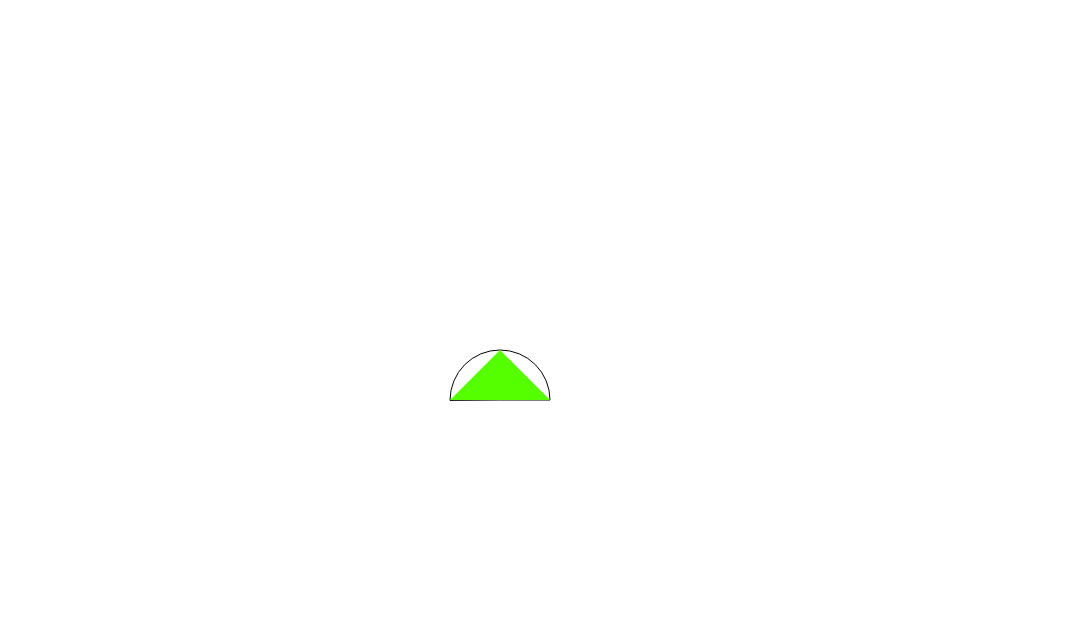
Frame 1 (no input)
Frame 60 (no input): identical to frame 1, image omitted
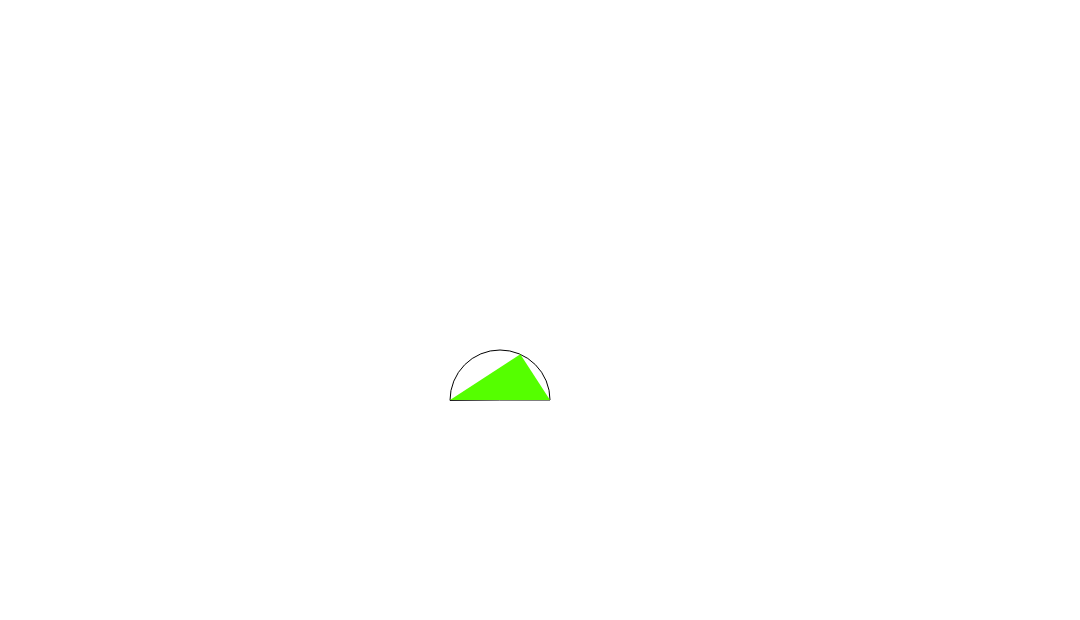
Frame 120 (the mouse pressed at the canvas centre since frame 60)

The p5.js sketch that drew these frames (run headless with seeded random() and noise() and a simulated clock; from frame 60 on, the mouse is pressed at the canvas centre):

// p5.js sketch
// ── sketch.js
class Square {
  constructor(point1, point2, down_point, len) {
    this.len = len;
    this.point1 = point1;
    this.point2 = point2;
    this.unit_up = p5.Vector.div(p5.Vector.sub(point2,down_point),
    p5.Vector.dist(point2,down_point));
    this.calc_points();
  }

  calc_points() {
    let up = p5.Vector.mult(this.unit_up, this.len);
    this.point3 = p5.Vector.add(this.point2, up);
    this.point4 = p5.Vector.add(this.point1, up);
  }

  show(color) {

    fill(color);
    noStroke();
    beginShape();

    vertex(this.point1.x, this.point1.y);
    vertex(this.point2.x, this.point2.y);
    vertex(this.point3.x, this.point3.y);
    vertex(this.point4.x, this.point4.y);

    endShape();
  }

  grow(len) {
    this.len += len;
    this.calc_points();
  }

  calcArea() {
    //assume rectangle
    return this.len*p5.Vector.dist(this.point1, this.point2);
  }
}

class Triangle {
  constructor(point1, point2, point3) {
    this.point1 = point1;
    this.point2 = point2;
    this.point3 = point3;
    this.done = false;
  }

  show(color) {
    fill(color);
    noStroke();
    beginShape();

    vertex(this.point1.x, this.point1.y);
    vertex(this.point2.x, this.point2.y);
    vertex(this.point3.x, this.point3.y);

    endShape();
  }

  grow(len) {
    let up = p5.Vector.sub(this.point2, this.point1).rotate(-HALF_PI);
    if (up.mag()>precision) {
      let unit_up = p5.Vector.div(up, p5.Vector.dist(this.point1, this.point2));
      this.point3.add(p5.Vector.mult(unit_up, len));
    }
    else {
      this.done = true;
    }
  }

  isRight() {
    let hyp = p5.Vector.dist(this.point1, this.point2);
    let opp = p5.Vector.dist(this.point2, this.point3);
    let adj = p5.Vector.dist(this.point3, this.point1);
    return Math.pow(hyp, 2) <= Math.pow(opp, 2) + Math.pow(adj, 2);
  }
}

class TreeNode extends Triangle {
  constructor(point1, point2, ratio, show_triangle) {
    let point3 = p5.Vector.sub(point2, point1).normalize().mult(
      p5.Vector.dist(point1, point2)*ratio).add(point1);
    super(point1, point2, point3);
    this.ratio = ratio;
    this.branches = [];
    this.children = [];
    this.show_triangle = show_triangle;
  }

  grow() {
    if (!super.isRight()) {
      super.grow(1);
    }
    else if (this.branches[0] instanceof Square && this.branches[1] instanceof Square) {
      if (this.branches[0].calcArea()+this.branches[1].calcArea()
        < Math.pow(p5.Vector.dist(this.point1, this.point2), 2)) {
            this.branches[0].grow(p5.Vector.dist(this.point1, this.point3)/100);
            this.branches[1].grow(p5.Vector.dist(this.point2, this.point3)/100);
          }
      else if (this.children[0] instanceof TreeNode && this.children[1] instanceof TreeNode) {
        if (this.children.reduce((ac, child)=> ac || !child.done, false)) {
          this.children.forEach(function(child) {
              child.grow();
            });
          }
        else {
          this.done = true;
          console.log("time saved");
        }
      }
      else {
        this.children.push(new TreeNode(this.branches[0].point4,
          this.branches[0].point3, this.ratio, this.show_triangle));
        this.children.push(new TreeNode(this.branches[1].point3,
          this.branches[1].point4, this.ratio, this.show_triangle));
        }

      }
    else {
      this.branches.push(new Square(this.point1, this.point3, this.point2, 0))
      this.branches.push(new Square(this.point2, this.point3, this.point1, 0))
    }
  }

  show(main_color, branches_color,increment, fast_show) {
    if (!this.done || !fast_show) {
      if (this.show_triangle) {super.show(main_color)};
      this.branches.forEach(function(branch){
        branch.show(branches_color);
      });
      this.children.forEach(function(child) {
        child.show(color(hue(main_color)+increment, saturation(main_color), brightness(main_color)),
          color(hue(branches_color)+increment, saturation(branches_color), brightness(branches_color)),
          increment, fast_show);
      });
    }
  }

}

class Tree {
  constructor(baseTriangle, show_triangle) {
    this.baseLen = Math.abs(baseTriangle.point2.x-baseTriangle.point1.x);
    this.sideRatio = Math.abs(baseTriangle.point3.x-baseTriangle.point1.x)/
      this.baseLen;
    this.trunk = new Square(
      createVector(baseTriangle.point1.x, baseTriangle.point1.y+this.baseLen),
      createVector(baseTriangle.point2.x, baseTriangle.point2.y+this.baseLen),
      createVector(baseTriangle.point2.x, baseTriangle.point2.y+this.baseLen+5),
      0);
      this.show_triangle = show_triangle;
  }
  grow(len) {
    if (this.trunk.len < this.baseLen) {
      this.trunk.grow(1);
    }
    else if (this.baseNode instanceof TreeNode) {
      this.baseNode.grow();
    }
    else {
      this.baseNode = new TreeNode(this.trunk.point4, this.trunk.point3, this.sideRatio, this.show_triangle);
    }
  }

  show(fast_show) {
    this.trunk.show(color(50,50,255));
    if (this.baseNode instanceof TreeNode) {
      this.baseNode.show(color(50,255,50), color(50,50,255), 10, fast_show);
    }
  }
}

function third_point(point1, point2, pointIn) {
  pointIn.y = min(point1.y, pointIn.y);
  let mag = p5.Vector.dist(point1, point2)/2;
  let center = p5.Vector.add(point1, mag);
  let fromCenter = p5.Vector.sub(pointIn, center).setMag(mag);
  return p5.Vector.add(center, fromCenter);
}

function mousePressed() {
  mouseDown = true;
}

function mouseReleased() {
  mouseDown = false;
}

function beginGrow() {
  inSetup = false;
  userTree = new Tree(userTriangle, false);
  background(color(0,0,255));
}

let userTriangle;
let userTree;
let inSetup = true;
let mouseDown = false;
//these points used to create initial Triangle.
let point1;
let point2;
let point3;
let precision = 5;

function setup() {
  colorMode(HSB);
  createCanvas(1080, 620);
  point1 = createVector(450,400);
  point2 = createVector(550,400);
  point3 = createVector(500,360);
  userTriangle = new Triangle(point1, point2, third_point(point1, point2, point3));
  growButton = createButton('Grow');
  growButton.mousePressed(beginGrow);
}

function draw() {
  if (inSetup) {
    background(color(0,0,255));
    if (mouseDown) {
      mouseVector = createVector(mouseX, mouseY);
      userTriangle = new Triangle(point1, point2, third_point(point1, point2, mouseVector));
    }
    noFill();
    stroke(color(0,0,0));
    let mag = p5.Vector.dist(userTriangle.point1, userTriangle.point2);
    let center = p5.Vector.add(userTriangle.point1, p5.Vector.sub(userTriangle.point2, userTriangle.point1).div(2))
    arc(center.x, center.y,mag,mag, PI, 0, PIE);
    userTriangle.show(color(100,255,255));
  }
  else {
    userTree.grow();
    userTree.show(true);
  }
}
